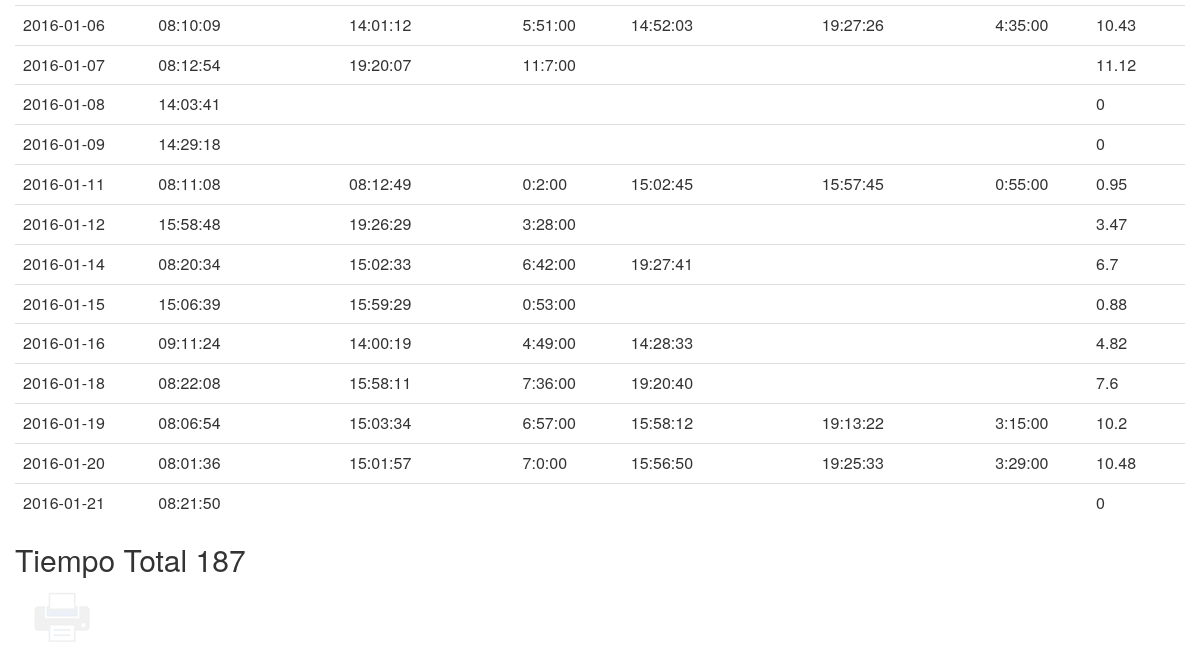
Page /horario-personal.php?usuario=1 (lower part) on the earlier database version.
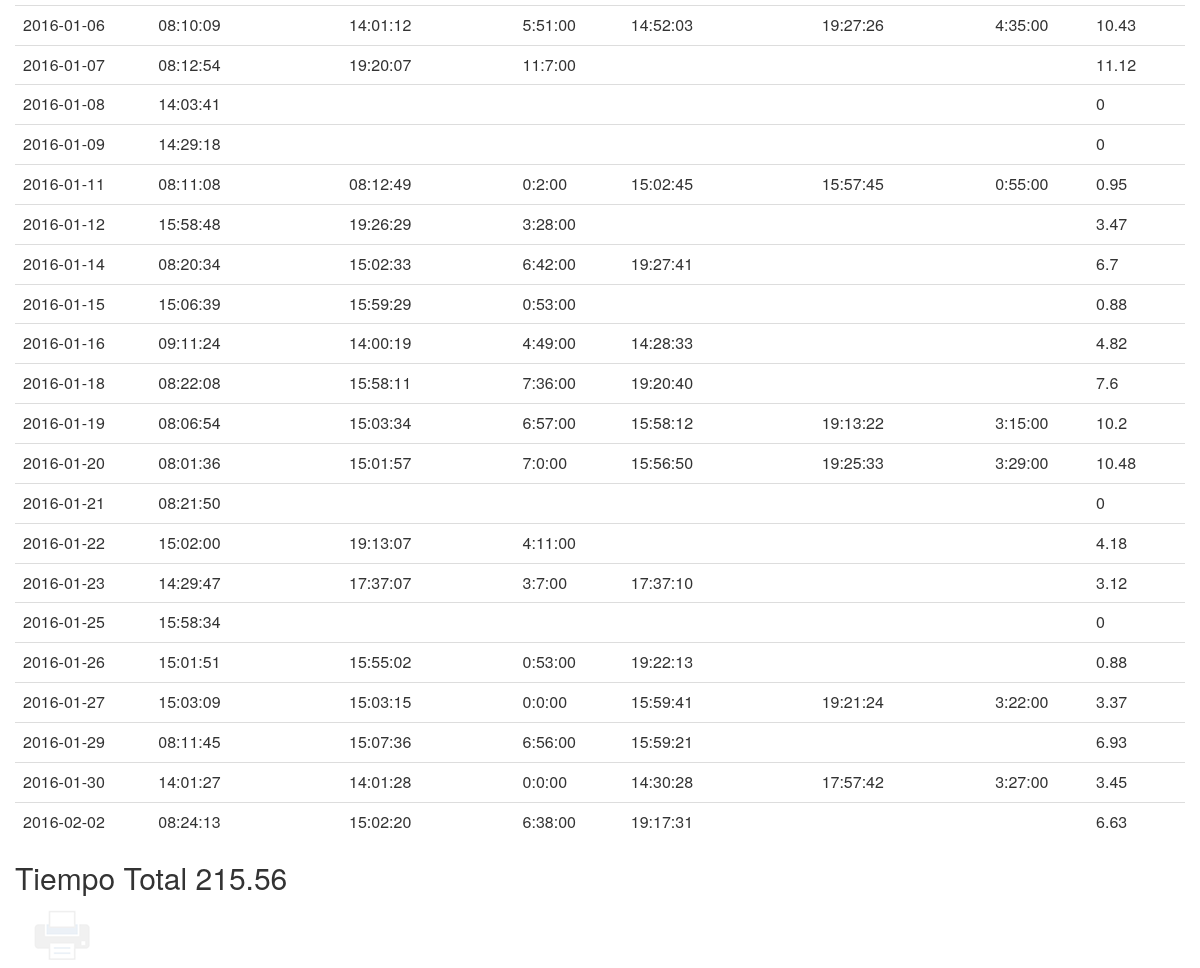
Same page on the later database version.
### tables this page shows
CREATE TABLE IF NOT EXISTS `horario` (
  `idhorario` int(11) NOT NULL AUTO_INCREMENT,
  `dia_entrada` date DEFAULT NULL,
  `hora_entrada` time DEFAULT NULL,
  `dia_salida` date DEFAULT NULL,
  `hora_salida` time DEFAULT NULL,
  `tiempo` varchar(8) NOT NULL,
  `tiempo_decimal` float(5,2) NOT NULL,
  `despues_entrada` time DEFAULT NULL,
  `despues_salida` time DEFAULT NULL,
  `despues_tiempo` varchar(8) DEFAULT NULL,
  `despues_tiempo_decimal` float(5,2) DEFAULT NULL,
  `total` varchar(8) DEFAULT NULL,
  `total_decimal` float(5,2) DEFAULT NULL,
  `personal_idpersonal` int(11) NOT NULL,
  PRIMARY KEY (`idhorario`,`personal_idpersonal`),
  KEY `fk_horario_personal1_idx` (`personal_idpersonal`)
);

### horario-personal.php (the view, shortened to what this page needs)
<html>
<head>
<link rel="stylesheet" type="text/css" href="css/bootstrap.min.css">
<link rel="stylesheet" type="text/css" href="css/imprimir.css">
</head>
<body>
	<div class="container">
		<div class="row">
			<?php
				include('conexion.php');
			?>
			<div class="table-responsive">
				<table class="table">
					<?php
						$usuario = $_GET['usuario'];
						$datos = "select * from horario where personal_idpersonal = '$usuario'";
						$horario = mysql_query($datos, $conexion) or die(mysql_error());
						$total = 0;
						while ($rows = mysql_fetch_assoc($horario)) {
							echo "<tr>";
							$dia = $rows['dia_entrada'];
							echo "<td>".$dia."</td>";
							$entrada = $rows['hora_entrada'];
							echo "<td>".$entrada."</td>";
							$salida = $rows['hora_salida'];
							echo "<td>".$salida."</td>";
							$tiempo = $rows['tiempo'];
							echo "<td>".$tiempo."</td>";
							$decimal = $rows['tiempo_decimal'];
							$entrada = $rows['despues_entrada'];
							echo "<td>".$entrada."</td>";
							$salida = $rows['despues_salida'];
							echo "<td>".$salida."</td>";
							$despues_tiempo = $rows['despues_tiempo'];
							echo "<td>".$despues_tiempo."</td>";
							$despues_decimal = $rows['despues_tiempo_decimal'];
							$en_dia = 0;
							if(!empty($decimal)){
								$total = $total + $decimal;
								$en_dia = $en_dia + $decimal;
								if(!empty($despues_decimal)){
								$total = $total + $despues_decimal;
								$en_dia = $en_dia + $despues_decimal;
								}
							}
							echo "<td>".$en_dia."</td>";
							echo "</tr>";
						}
					?>
				</table>
				<h2>Tiempo Total <?php echo $total; ?></h2>
			</div>
		</div>
		<button onclick='window.print()' type='button' id='btnImprimir'></button>
	</div>
</body>

Differences in the rows shown:
added horario: dia_entrada "2016-01-22", hora_entrada "15:02:00", hora_salida "19:13:07", tiempo "4:11:00", en_dia "4.18"
added horario: dia_entrada "2016-01-23", hora_entrada "14:29:47", hora_salida "17:37:07", tiempo "3:7:00", despues_entrada "17:37:10", en_dia "3.12"
added horario: dia_entrada "2016-01-25", hora_entrada "15:58:34", en_dia "0"
added horario: dia_entrada "2016-01-26", hora_entrada "15:01:51", hora_salida "15:55:02", tiempo "0:53:00", despues_entrada "19:22:13", en_dia "0.88"
added horario: dia_entrada "2016-01-27", hora_entrada "15:03:09", hora_salida "15:03:15", tiempo "0:0:00", despues_entrada "15:59:41", despues_salida "19:21:24", despues_tiempo "3:22:00", en_dia "3.37"
added horario: dia_entrada "2016-01-29", hora_entrada "08:11:45", hora_salida "15:07:36", tiempo "6:56:00", despues_entrada "15:59:21", en_dia "6.93"
added horario: dia_entrada "2016-01-30", hora_entrada "14:01:27", hora_salida "14:01:28", tiempo "0:0:00", despues_entrada "14:30:28", despues_salida "17:57:42", despues_tiempo "3:27:00", en_dia "3.45"
added horario: dia_entrada "2016-02-02", hora_entrada "08:24:13", hora_salida "15:02:20", tiempo "6:38:00", despues_entrada "19:17:31", en_dia "6.63"
Other differences:
$total: "187" → "215.56"
